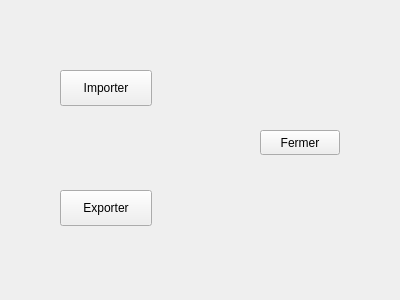
<?xml version="1.0" encoding="UTF-8"?>
<ui version="4.0">
 <class>UI_SaveGestionContact</class>
 <widget class="QWidget" name="UI_SaveGestionContact">
  <property name="windowModality">
   <enum>Qt::ApplicationModal</enum>
  </property>
  <property name="geometry">
   <rect>
    <x>0</x>
    <y>0</y>
    <width>400</width>
    <height>300</height>
   </rect>
  </property>
  <property name="windowTitle">
   <string>Sauvegarde et chargement</string>
  </property>
  <property name="windowIcon">
   <iconset resource="../ressources.qrc">
    <normaloff>:/Ressources/Icons/SaveGestionContact avec fond.png</normaloff>:/Ressources/Icons/SaveGestionContact avec fond.png</iconset>
  </property>
  <widget class="QPushButton" name="exporterPushButton">
   <property name="geometry">
    <rect>
     <x>60</x>
     <y>190</y>
     <width>92</width>
     <height>36</height>
    </rect>
   </property>
   <property name="text">
    <string>Exporter</string>
   </property>
   <property name="icon">
    <iconset resource="../ressources.qrc">
     <normaloff>:/Ressources/Icons/Exporter.png</normaloff>:/Ressources/Icons/Exporter.png</iconset>
   </property>
   <property name="iconSize">
    <size>
     <width>30</width>
     <height>30</height>
    </size>
   </property>
  </widget>
  <widget class="QPushButton" name="importerPushButton">
   <property name="geometry">
    <rect>
     <x>60</x>
     <y>70</y>
     <width>92</width>
     <height>36</height>
    </rect>
   </property>
   <property name="text">
    <string>Importer</string>
   </property>
   <property name="icon">
    <iconset resource="../ressources.qrc">
     <normaloff>:/Ressources/Icons/Importer.png</normaloff>:/Ressources/Icons/Importer.png</iconset>
   </property>
   <property name="iconSize">
    <size>
     <width>30</width>
     <height>30</height>
    </size>
   </property>
  </widget>
  <widget class="QPushButton" name="fermerPushButton">
   <property name="geometry">
    <rect>
     <x>260</x>
     <y>130</y>
     <width>80</width>
     <height>25</height>
    </rect>
   </property>
   <property name="text">
    <string>Fermer</string>
   </property>
   <property name="shortcut">
    <string>Esc</string>
   </property>
  </widget>
  <widget class="QLabel" name="informationLabel">
   <property name="geometry">
    <rect>
     <x>60</x>
     <y>130</y>
     <width>160</width>
     <height>25</height>
    </rect>
   </property>
   <property name="text">
    <string/>
   </property>
  </widget>
 </widget>
 <tabstops>
  <tabstop>importerPushButton</tabstop>
  <tabstop>exporterPushButton</tabstop>
  <tabstop>fermerPushButton</tabstop>
 </tabstops>
 <resources>
  <include location="../ressources.qrc"/>
 </resources>
 <connections>
  <connection>
   <sender>exporterPushButton</sender>
   <signal>clicked()</signal>
   <receiver>UI_SaveGestionContact</receiver>
   <slot>Export()</slot>
   <hints>
    <hint type="sourcelabel">
     <x>101</x>
     <y>199</y>
    </hint>
    <hint type="destinationlabel">
     <x>190</x>
     <y>193</y>
    </hint>
   </hints>
  </connection>
  <connection>
   <sender>importerPushButton</sender>
   <signal>clicked()</signal>
   <receiver>UI_SaveGestionContact</receiver>
   <slot>Import()</slot>
   <hints>
    <hint type="sourcelabel">
     <x>108</x>
     <y>85</y>
    </hint>
    <hint type="destinationlabel">
     <x>209</x>
     <y>70</y>
    </hint>
   </hints>
  </connection>
  <connection>
   <sender>fermerPushButton</sender>
   <signal>clicked()</signal>
   <receiver>UI_SaveGestionContact</receiver>
   <slot>close()</slot>
   <hints>
    <hint type="sourcelabel">
     <x>306</x>
     <y>141</y>
    </hint>
    <hint type="destinationlabel">
     <x>290</x>
     <y>233</y>
    </hint>
   </hints>
  </connection>
 </connections>
 <slots>
  <slot>Export()</slot>
  <slot>Import()</slot>
 </slots>
</ui>
